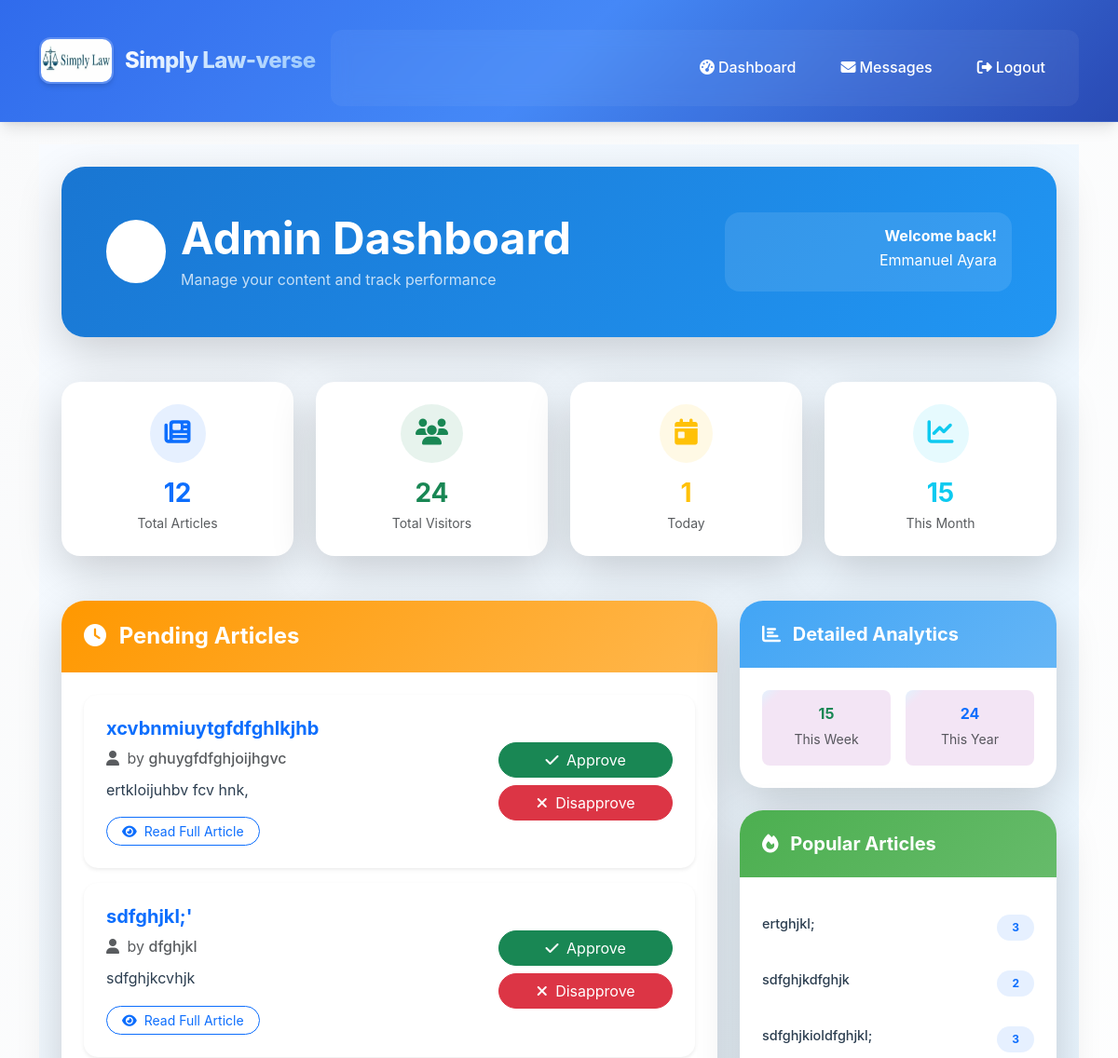
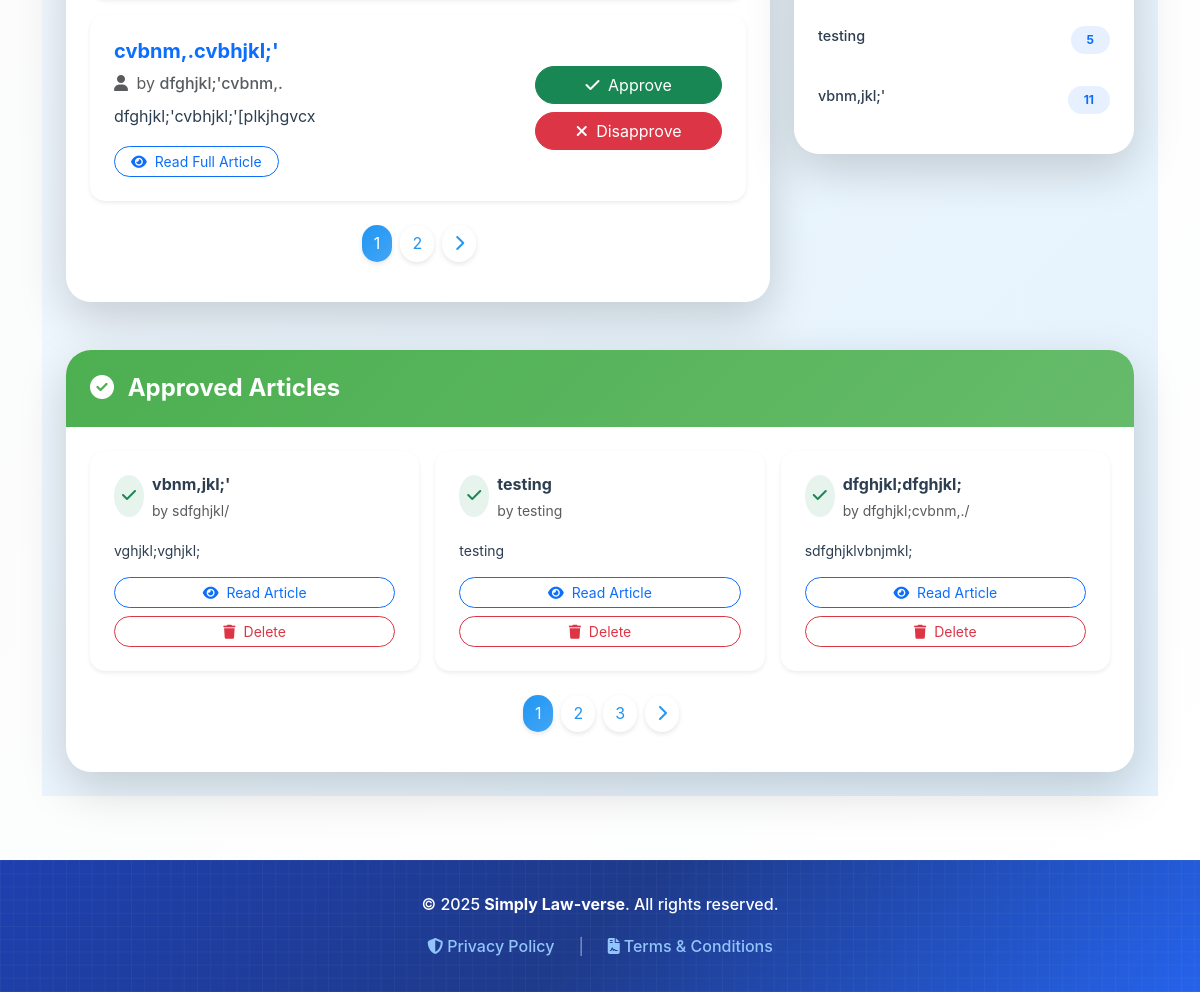
The app's page /admin/dashboard (signed in), older data (2 pictures, top to bottom).
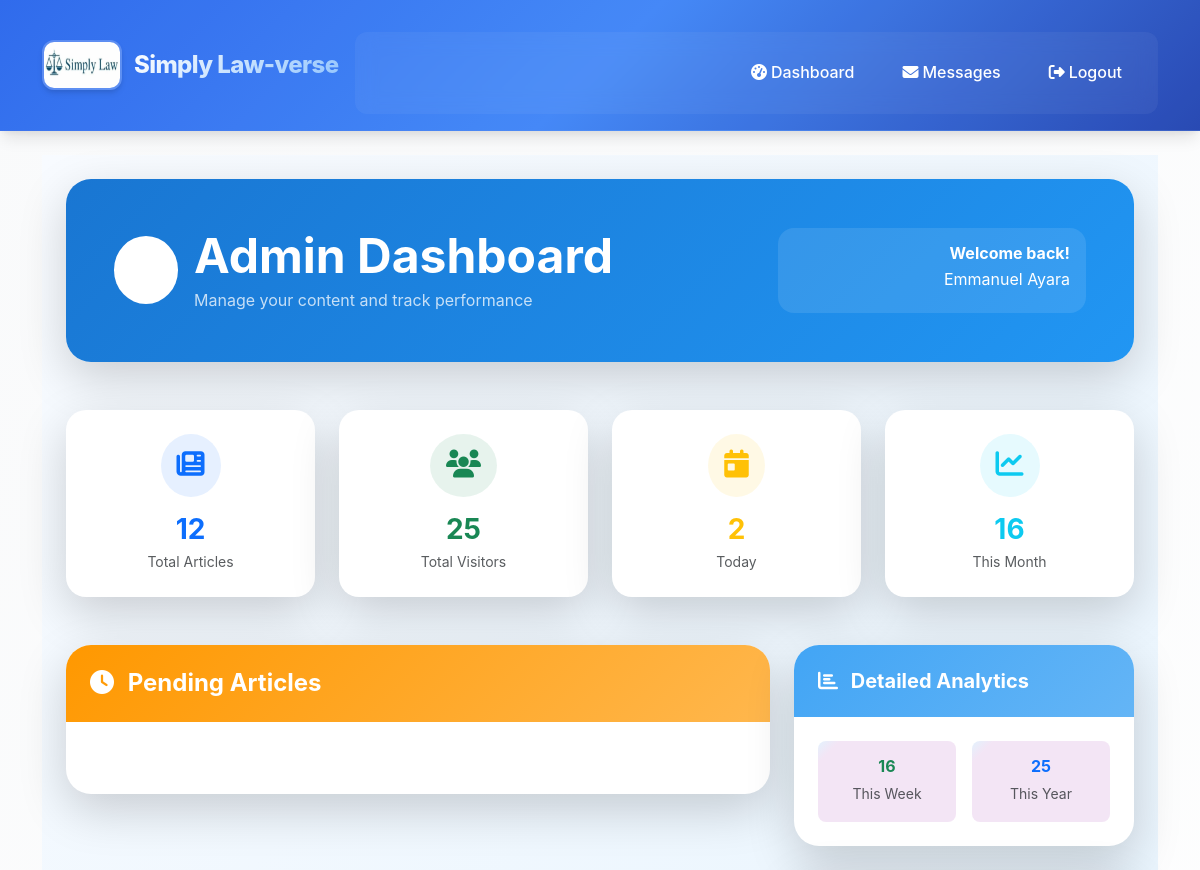
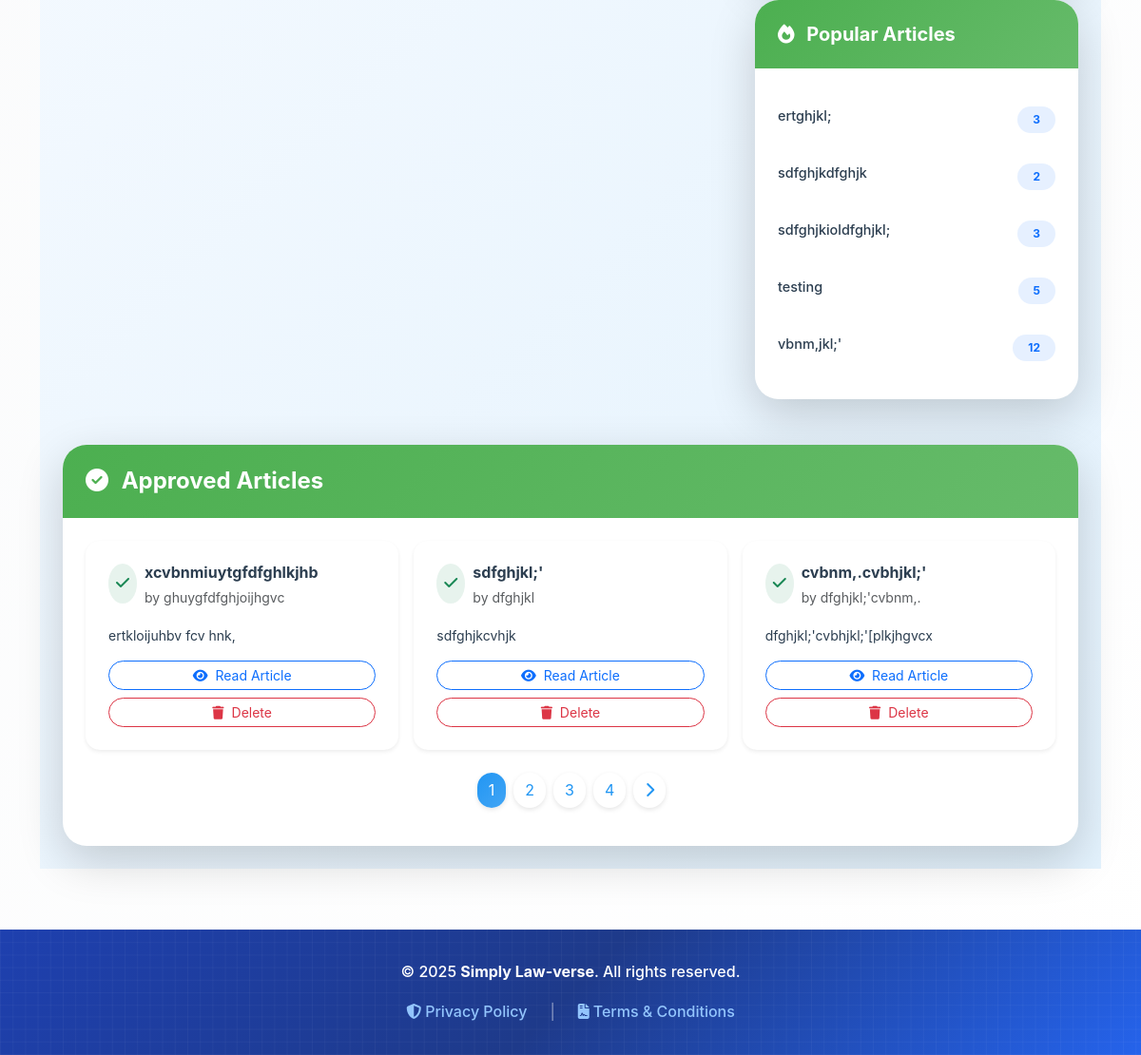
The same page, newer data (2 pictures, top to bottom).
### models.py (models this page shows)
class Article(db.Model):
    id = db.Column(db.Integer, primary_key=True)
    email = db.Column(db.String(120))
    title = db.Column(db.String(100), nullable=False)
    content = db.Column(db.Text, nullable=False)
    author = db.Column(db.String(100), nullable=False)
    date_posted = db.Column(db.DateTime, default=datetime.utcnow)
    comments = db.relationship('Comment', backref='article', lazy=True)
    likes = db.Column(db.Integer, default=0, nullable=False)
    status = db.Column(db.String(20), nullable=False, default='pending')
    views = db.Column(db.Integer, default=0)
    date_submitted = db.Column(db.DateTime, default=datetime.utcnow)
    cover_image = db.Column(db.String(100))  # New field
    document_filename = db.Column(db.String(120), nullable=True)
    category = db.Column(db.String(100), nullable=False, default='General')
    approved = db.Column(db.Boolean, default=False)  # <- important!

### routes.py (the view)
    @app.route('/admin/dashboard')
    @login_required
    def admin_dashboard():
        total_articles = Article.query.count()
        total_visits = Visit.query.count()
        now = datetime.utcnow()
        daily_visits = Visit.query.filter(Visit.timestamp >= now - timedelta(days=1)).count()
        weekly_visits = Visit.query.filter(Visit.timestamp >= now - timedelta(weeks=1)).count()
        monthly_visits = Visit.query.filter(Visit.timestamp >= now - timedelta(days=30)).count()
        yearly_visits = Visit.query.filter(Visit.timestamp >= now - timedelta(days=365)).count()
        readers_per_article = db.session.query(
            Article.title, db.func.count(Visit.id)
        ).join(Visit, Article.id == Visit.article_id).group_by(Article.id).all()
        if not current_user.is_admin:
            flash('Access denied.', 'danger')
            return redirect(url_for('home'))
        pending_page = request.args.get('pending_page', 1, type=int)
        approved_page = request.args.get('approved_page', 1, type=int)
        per_page = 3
        pending = Article.query.filter_by(status='pending')\
                    .order_by(Article.date_posted.desc())\
                    .paginate(page=pending_page, per_page=per_page)
        approved = Article.query.filter_by(status='approved')\
                    .order_by(Article.date_posted.desc())\
                    .paginate(page=approved_page, per_page=per_page)
        return render_template(
            'admin_dashboard.html',
            articles=pending,
            approved_articles=approved,
            total_articles=total_articles,
            total_visits=total_visits,
            daily_visits=daily_visits,
            weekly_visits=weekly_visits,
            monthly_visits=monthly_visits,
            yearly_visits=yearly_visits,
            readers_per_article=readers_per_article
        )

### templates/admin_dashboard.html (shortened to what the changed rows need)
{% extends 'layout.html' %}
{% block content %}
<div class="min-vh-100" style="background: linear-gradient(135deg, #f8fbff 0%, #e3f2fd 100%);">
  <div class="container-fluid py-4 px-3 px-md-4">
    <div class="row mb-5">
      <div class="col-12">
        <div class="card border-0 shadow-lg" style="border-radius: 25px; background: linear-gradient(135deg, #1976d2 0%, #2196f3 100%);">
          <div class="card-body p-4 p-md-5 text-white">
            <div class="row align-items-center">
              <div class="col-12 col-md-8">
                <div class="d-flex align-items-center mb-3 mb-md-0">
                  <div>
                    <h1 class="display-5 fw-bold mb-1">Admin Dashboard</h1>
                  </div>
                </div>
              </div>
            </div>
          </div>
        </div>
      </div>
    </div>
    <div class="row g-4 mb-5">
      <div class="col-6 col-md-3">
        <div class="card border-0 shadow-lg h-100" style="border-radius: 20px;">
          <div class="card-body text-center p-4">
            <div class="bg-success bg-opacity-10 rounded-circle p-3 d-inline-block mb-3">
              <i class="fas fa-users text-success fs-3"></i>
            </div>
            <h3 class="fw-bold text-success mb-1">{{ total_visits }}</h3>
            <p class="text-muted small mb-0">Total Visitors</p>
          </div>
        </div>
      </div>
      <div class="col-6 col-md-3">
        <div class="card border-0 shadow-lg h-100" style="border-radius: 20px;">
          <div class="card-body text-center p-4">
            <div class="bg-warning bg-opacity-10 rounded-circle p-3 d-inline-block mb-3">
              <i class="fas fa-calendar-day text-warning fs-3"></i>
            </div>
            <h3 class="fw-bold text-warning mb-1">{{ daily_visits }}</h3>
            <p class="text-muted small mb-0">Today</p>
          </div>
        </div>
      </div>
      <div class="col-6 col-md-3">
        <div class="card border-0 shadow-lg h-100" style="border-radius: 20px;">
          <div class="card-body text-center p-4">
            <div class="bg-info bg-opacity-10 rounded-circle p-3 d-inline-block mb-3">
              <i class="fas fa-chart-line text-info fs-3"></i>
            </div>
            <h3 class="fw-bold text-info mb-1">{{ monthly_visits }}</h3>
            <p class="text-muted small mb-0">This Month</p>
          </div>
        </div>
      </div>
    </div>
    <div class="row g-4">
      <div class="col-12 col-lg-8">
        <div class="card border-0 shadow-lg" style="border-radius: 25px;">
          <div class="card-body p-4">
            {% if articles %}
              <div class="row g-3">
                {% for article in articles %}
                  <div class="col-12">
                    <div class="card border-0 shadow-sm" style="border-radius: 15px; border-left: 4px solid #ff9800;">
                      <div class="card-body p-4">
                        <div class="row align-items-center">
                          <div class="col-12 col-md-8 mb-3 mb-md-0">
                            <h5 class="fw-bold text-dark mb-2">
                              <a href="{{ url_for('view_article', article_id=article.id) }}"
                                 class="text-decoration-none text-primary">
                                {{ article.title }}
                              </a>
                            </h5>
                            <p class="text-muted mb-2">
                              <i class="fas fa-user me-1"></i>
                              by <span class="fw-medium">{{ article.author }}</span>
                            </p>
                            <p class="text-dark mb-3" style="line-height: 1.6;">
                              {{ article.content[:200] }}{% if article.content|length > 200 %}...{% endif %}
                            </p>
                            <a href="{{ url_for('view_article', article_id=article.id) }}"
                               class="btn btn-sm btn-outline-primary rounded-pill px-3">
                              <i class="fas fa-eye me-1"></i>
                              Read Full Article
                            </a>
                          </div>
                          <div class="col-12 col-md-4 text-md-end">
                            <div class="d-flex flex-column flex-md-column gap-2">
                              <a href="{{ url_for('approve_article', article_id=article.id) }}"
                                 class="btn btn-success rounded-pill px-4 action-btn">
                                <i class="fas fa-check me-1"></i>
                                Approve
                              </a>
                              <a href="{{ url_for('disapprove_article', article_id=article.id) }}"
                                 class="btn btn-danger rounded-pill px-4 action-btn">
                                <i class="fas fa-times me-1"></i>
                                Disapprove
                              </a>
                            </div>
                          </div>
                        </div>
                      </div>
                    </div>
                  </div>
                {% endfor %}
              </div>
              <nav aria-label="Pending articles pagination" class="mt-4">
                <ul class="pagination justify-content-center">
                  {% for page_num in range(1, articles.pages + 1) %}
                    <li class="page-item {% if articles.page == page_num %}active{% endif %}">
                      <a class="page-link rounded-pill mx-1"
                         href="{{ url_for('admin_dashboard', pending_page=page_num, approved_page=approved_articles.page) }}">
                        {{ page_num }}
                      </a>
                    </li>
                  {% endfor %}
                  {% if articles.has_next %}
                    <li class="page-item">
                      <a class="page-link rounded-pill ms-1"
                         href="{{ url_for('admin_dashboard', pending_page=articles.next_num, approved_page=approved_articles.page) }}">
                        <i class="fas fa-chevron-right"></i>
                      </a>
                    </li>
                  {% endif %}
                </ul>
              </nav>
            {% endif %}
          </div>
        </div>
      </div>
      <div class="col-12 col-lg-4">
        <div class="card border-0 shadow-lg mb-4" style="border-radius: 25px;">
          <div class="card-body p-4">
            <div class="row g-3">
              <div class="col-6">
                <div class="text-center p-3 rounded-3" style="background: linear-gradient(135deg, #e3f2fd 0%, #f3e5f5 10%);">
                  <h6 class="fw-bold text-success mb-1">{{ weekly_visits }}</h6>
                  <small class="text-muted">This Week</small>
                </div>
              </div>
              <div class="col-6">
                <div class="text-center p-3 rounded-3" style="background: linear-gradient(135deg, #e3f2fd 0%, #f3e5f5 10%);">
                  <h6 class="fw-bold text-primary mb-1">{{ yearly_visits }}</h6>
                  <small class="text-muted">This Year</small>
                </div>
              </div>
            </div>
          </div>
        </div>
        <div class="card border-0 shadow-lg" style="border-radius: 25px;">
          <div class="card-body p-4">
            {% if readers_per_article %}
              <div class="list-group list-group-flush">
                {% for title, count in readers_per_article %}
                  <div class="list-group-item border-0 px-0 py-3" style="background: transparent;">
                    <div class="d-flex justify-content-between align-items-start">
                      <div class="flex-grow-1 me-2">
                        <h6 class="fw-medium text-dark mb-1" style="font-size: 0.9rem; line-height: 1.4;">
                          {{ title[:50] }}{% if title|length > 50 %}...{% endif %}
                        </h6>
                      </div>
                      <div class="flex-shrink-0">
                        <span class="badge bg-primary bg-opacity-10 text-primary rounded-pill px-3 py-2">
                          {{ count }}
                        </span>
                      </div>
                    </div>
                  </div>
                {% endfor %}
              </div>
            {% else %}
              <div class="text-center py-3">
                <p class="text-muted mb-0">No data available yet</p>
              </div>
            {% endif %}
          </div>
        </div>
      </div>
    </div>
    <div class="row mt-5">
      <div class="col-12">
        <div class="card border-0 shadow-lg" style="border-radius: 25px;">
          <div class="card-body p-4">
            {% if approved_articles %}
              <div class="row g-3">
                {% for article in approved_articles %}
                  <div class="col-12 col-md-6 col-xl-4">
                    <div class="card border-0 shadow-sm h-100" style="border-radius: 15px; border-left: 4px solid #4caf50;">
                      <div class="card-body p-4">
                        <div class="d-flex align-items-start mb-3">
                          <div class="bg-success bg-opacity-10 rounded-circle p-2 me-2 flex-shrink-0">
                            <i class="fas fa-check text-success"></i>
                          </div>
                          <div class="flex-grow-1">
                            <h6 class="fw-bold text-dark mb-1">{{ article.title }}</h6>
                            <small class="text-muted">by {{ article.author }}</small>
                          </div>
                        </div>
                        <p class="text-dark mb-3 small" style="line-height: 1.5;">
                          {{ article.content[:150] }}{% if article.content|length > 150 %}...{% endif %}
                        </p>
                        <div class="d-flex flex-column gap-2">
                          <a href="{{ url_for('view_article', article_id=article.id) }}"
                             class="btn btn-sm btn-outline-primary rounded-pill">
                            <i class="fas fa-eye me-1"></i>
                            Read Article
                          </a>
                          <a href="{{ url_for('disapprove_article', article_id=article.id) }}"
                             class="btn btn-sm btn-outline-danger rounded-pill delete-btn">
                            <i class="fas fa-trash me-1"></i>
                            Delete
                          </a>
                        </div>
                      </div>
                    </div>
                  </div>
                {% endfor %}
              </div>
              <nav aria-label="Approved articles pagination" class="mt-4">
                <ul class="pagination justify-content-center">
                  {% for page_num in range(1, approved_articles.pages + 1) %}
                    <li class="page-item {% if approved_articles.page == page_num %}active{% endif %}">
                      <a class="page-link rounded-pill mx-1"
                         href="{{ url_for('admin_dashboard', approved_page=page_num, pending_page=articles.page) }}">
                        {{ page_num }}
                      </a>
                    </li>
                  {% endfor %}
                </ul>
              </nav>
            {% endif %}
          </div>
        </div>
      </div>
    </div>
  </div>
</div>
{% endblock %}

Row changes from the older to the newer data that the page shows:
no longer on one of the page's lists (row unchanged): Article: title "testing", author "testing", content "testing"
no longer on one of the page's lists (row edited): Article: title "vbnm,jkl;'", author "sdfghjkl/", content "vghjkl;vghjkl;"
no longer on this page (row unchanged): Article: title "dfghjkl;dfghjkl;", author "dfghjkl;cvbnm,./", content "sdfghjklvbnjmkl;", shown under "Approved Articles"
changed Article "vbnm,jkl;'": views "11" → "12"
changed Article "xcvbnmiuytgfdfghlkjhb": moves from the list under "Pending Articles" to the list under "Approved Articles"
changed Article "sdfghjkl;'": moves from the list under "Pending Articles" to the list under "Approved Articles"
changed Article "cvbnm,.cvbhjkl;'": moves from the list under "Pending Articles" to the list under "Approved Articles"
Text that changed along with them:
{{ total_visits }}: "24" → "25"
{{ daily_visits }}: "1" → "2"
{{ monthly_visits }}: "15" → "16"
{{ weekly_visits }}: "15" → "16"
{{ yearly_visits }}: "24" → "25"
new list line: "4"
list line gone: "1"
list line gone: "2"
